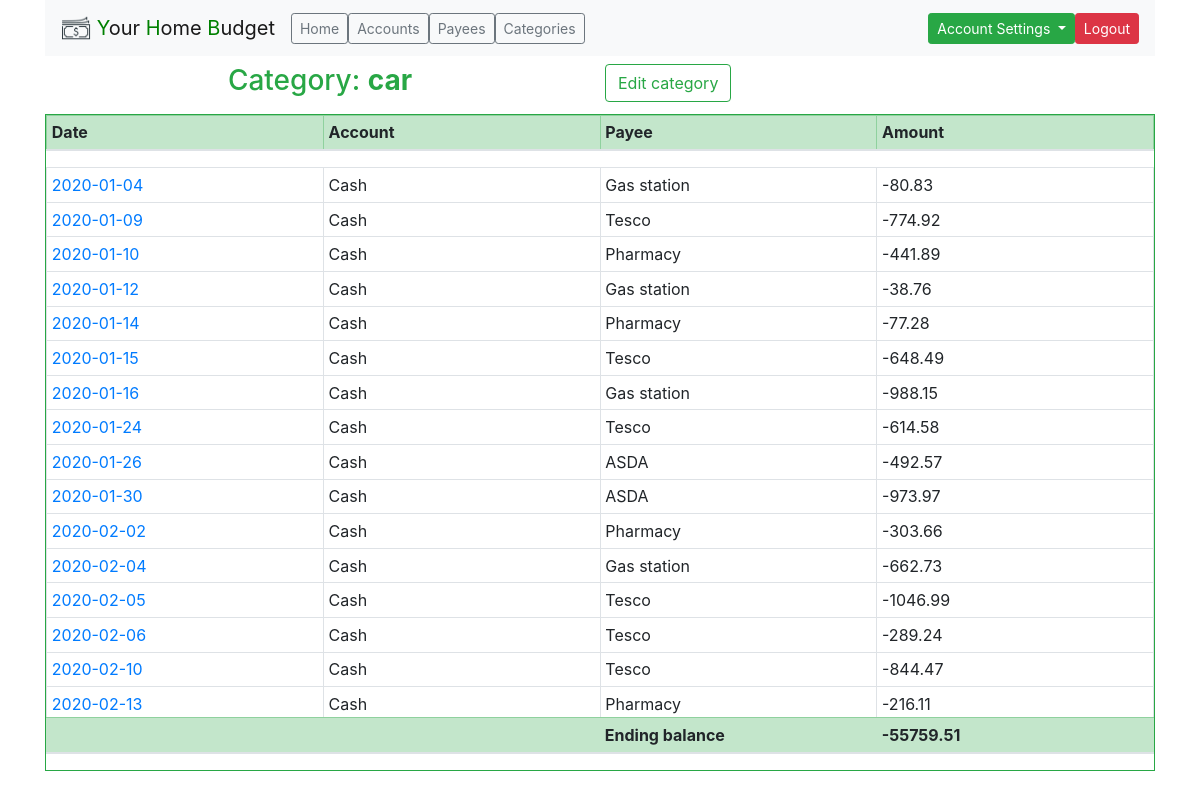
The app's page /category/2 (signed in) with its own data.
### tables this page shows
CREATE TABLE category (category_id INTEGER PRIMARY KEY, category_name TEXT NOT NULL, user_id INTEGER NOT NULL);

CREATE TABLE "transactions" (
	"transaction_id"	INTEGER,
	"date"	TEXT NOT NULL,
	"payee_id"	INTEGER,
	"transf_to_account_id"	INTEGER,
	"category_id"	INTEGER,
	"amount"	REAL NOT NULL,
	"user_id"	INTEGER NOT NULL,
	"account_id"	INTEGER NOT NULL,
	PRIMARY KEY("transaction_id")
);

CREATE TABLE account (account_id INTEGER PRIMARY KEY, account_name TEXT NOT NULL, user_id INTEGER NOT NULL, starting_balance REAL DEFAULT 0, account_hide INTEGER DEFAULT 0);

CREATE TABLE payee (payee_id INTEGER PRIMARY KEY, payee_name TEXT NOT NULL, user_id INTEGER NOT NULL, description TEXT);

### app/views.py (the view)
@app.route("/category/<category_id>")
@login_required
def category(category_id):
    with sql.connect("sqlite.db") as con:
        con.row_factory = sql.Row
        cur = con.cursor()
        cur.execute(
            "SELECT category_name FROM category WHERE category_id = ?",
            (category_id,))
        category_name = cur.fetchone()[0]
        payee_list_dict = payee_list_from_db(session["user_id"], cur)
        account_list_dict = account_list_from_db(session["user_id"], cur)
        cur.execute(
            """SELECT * FROM transactions
            WHERE user_id = ? AND category_id = ? ORDER BY date""",
            (session["user_id"], category_id))
        trans_db = cur.fetchall()
    con.close()
    total = 0
    trans_list_dict = []
    for tran in trans_db:
        tran_dict = {}
        tran_dict["transaction_id"] = tran["transaction_id"]
        tran_dict["date"] = tran["date"]
        tran_dict["payee_id"] = tran["payee_id"]
        for pay in payee_list_dict:
            if pay["payee_id"] == tran["payee_id"]:
                tran_dict["payee_name"] = pay["payee_name"]
        tran_dict["category_id"] = tran["category_id"]
        tran_dict["category_name"] = category_name
        tran_dict["amount"] = tran["amount"]
        total = round(float(total + tran["amount"]), 2)
        tran_dict["user_id"] = tran["user_id"]
        tran_dict["account_id"] = tran["account_id"]
        for acc in account_list_dict:
            if acc["account_id"] == tran["account_id"]:
                tran_dict["account_name"] = acc["account_name"]
        trans_list_dict.append(tran_dict)
    return render_template("category.html", category_name=category_name,
                           trans_list_dict=trans_list_dict, total=total,
                           category_id=category_id)

### app/helpers.py (called while the page is built)
def login_required(f):
    @wraps(f)
    def decorated_function(*args, **kwargs):
        if session.get('user_id') is None:
            return redirect("/login")
        return f(*args, **kwargs)
    return decorated_function

def payee_list_from_db(user_id, cur):
    payee_list_dict = []
    cur.execute("""SELECT * FROM payee WHERE user_id = ?
        ORDER BY payee_name COLLATE NOCASE ASC""",(user_id,))
    payee_db = cur.fetchall()
    if not payee_db:
        return False
    for pay in payee_db:
        payee_dict = {}
        payee_dict["payee_id"] = pay["payee_id"]
        payee_dict["payee_name"] = pay["payee_name"]
        payee_dict["user_id"] = pay["user_id"]
        payee_dict["description"] = pay["description"]
        payee_list_dict.append(payee_dict)
    return payee_list_dict

def account_list_from_db(user_id, cur):
    account_list_dict = []
    cur.execute("""SELECT * FROM account WHERE user_id = ?
        ORDER BY account_name COLLATE NOCASE ASC""", (user_id,))
    account_db = cur.fetchall()
    for acc in account_db:
        account_dict = {}
        account_dict["account_id"] = acc["account_id"]
        account_dict["account_name"] = acc["account_name"]
        account_dict["user_id"] = acc["user_id"]
        account_dict["starting_balance"] = acc["starting_balance"]
        account_dict["account_hide"] = acc["account_hide"]
        account_list_dict.append(account_dict)
    return account_list_dict

### app/views.py (called while the page is built)
@app.after_request
def after_request(response):
    response.headers["Cache-Control"] = "no-cache, no-store, must-revalidate"
    response.headers["Expires"] = 0
    response.headers["Pragma"] = "no-cache"
    return response

@app.context_processor
def inject_dict_for_all_templates():
    return dict(href_dict=href_dict)

### app/templates/category.html (shortened to what this page needs)
{% extends "layout.html" %}
{% block main %}
<form action="/category_edit/{{ category_id }}" method="GET">
    <div class="form-row mt-2 mb-2">
        <div class="col">
            <h3 class="text-success text-center">Category: <span class="font-weight-bolder">{{ category_name }}</span></h3>
        </div>
        <div class="col">
            <button type="submit" class="btn btn-outline-success">Edit category</button>
        </div>
    </div>
</form>
<div class="w-100 border border-success mb-4">
    <div class="scrollable">
        <table class="table table-hover table-sm table-bordered">
            <thead>
                <tr class="table-success">
                    <th>Date</th>
                    <th>Account</th>
                    <th>Payee</th>
                    <th>Amount</th>
                </tr>
            </thead>
        </table>
    </div>
    <div class="body-table-container scrollable">
        <table class="table table-hover table-sm table-bordered">
            <tbody>
                {% for tran in trans_list_dict %}
                <tr>
                    <td>
                        <a href="/transaction/{{ tran['transaction_id'] }}">
                            {{ tran["date"] }}
                        </a>
                    </td>
                    <td>{{ tran["account_name"] }}</td>
                    <td>{{ tran["payee_name"] }}</td>
                    <td>{{ tran["amount"] }}</td>
                </tr>
                {% endfor %}
            </tbody>
        </table>
    </div>
    <div class="scrollable">
        <table class="table table-hover table-sm">
            <thead>
                <tr class="table-success">
                    <th></th>
                    <th></th>
                    <th>Ending balance</th>
                    <th>{{ total }}</th>
                </tr>
            </thead>
        </table>
    </div>
</div>
{% endblock %}

### app/static/style.css (style rules this page uses)
.scrollable { overflow-y: scroll; }
.body-table-container { max-height: 550px; }
table thead>tr>th { width: 25%; }
table tbody>tr>td { width: 25%; }

### records on screen
category: category_name "car"
transactions: date "2020-01-04", amount "-80.83"
account: account_name "Cash" "Cash" "Cash" "Cash" "Cash" "Cash" "Cash" "Cash" "Cash" "Cash" "Cash" "Cash" "Cash" "Cash" "Cash" "Cash"
payee: payee_name "Gas station" "Gas station" "Gas station" "Gas station"
transactions: date "2020-01-09", amount "-774.92"
payee: payee_name "Tesco" "Tesco" "Tesco" "Tesco" "Tesco" "Tesco"
transactions: date "2020-01-10", amount "-441.89"
payee: payee_name "Pharmacy" "Pharmacy" "Pharmacy" "Pharmacy"
transactions: date "2020-01-12", amount "-38.76"
transactions: date "2020-01-14", amount "-77.28"
transactions: date "2020-01-15", amount "-648.49"
transactions: date "2020-01-16", amount "-988.15"
transactions: date "2020-01-24", amount "-614.58"
transactions: date "2020-01-26", amount "-492.57"
payee: payee_name "ASDA" "ASDA"
transactions: date "2020-01-30", amount "-973.97"
transactions: date "2020-02-02", amount "-303.66"
transactions: date "2020-02-04", amount "-662.73"
transactions: date "2020-02-05", amount "-1046.99"
transactions: date "2020-02-06", amount "-289.24"
transactions: date "2020-02-10", amount "-844.47"
transactions: date "2020-02-13", amount "-216.11"

### other values on screen
{{ element }} "Home" "Accounts" "Payees" "Categories"
{{ total }} "-55759.51"
